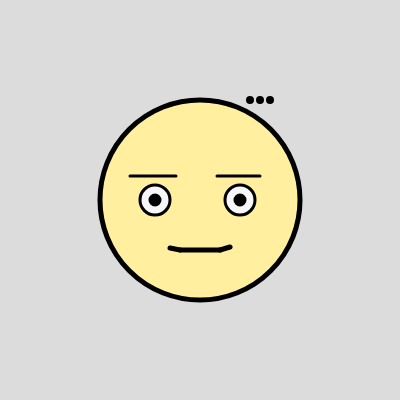
Frame 1 (no input)
Frame 60 (no input): identical to frame 1, image omitted
Frame 120 (the mouse pressed at the canvas centre since frame 60): identical to frame 1, image omitted

The p5.js sketch that drew this single still picture (run headless with seeded random() and noise() and a simulated clock; from frame 60 on, the mouse is pressed at the canvas centre):

// p5.js sketch
// ── sketch.js
function setup() {
  createCanvas(400, 400);
}

function draw() {
  background(220);
  strokeWeight(5);
  fill(255,239,158);
  circle(200,200,200);

  line(180, 250, 220, 250);
  line(220, 250, 230, 247);
  line(170, 248, 180, 250);

  strokeWeight(3);
  fill(247,247,249);
  circle(155,200,30)

  strokeWeight(3);
  fill(247,247,249);
  circle(240,200,30)

  strokeWeight(3);
  fill(0,0,0);
  circle(155,200,10)

  strokeWeight(3);
  fill(0,0,0);
  circle(240,200,10)

  line(130, 176, 176, 176);
  line(217, 176, 260, 176);

  circle(250,100,5);
  circle(260,100,5);
  circle(270,100,5);
}
